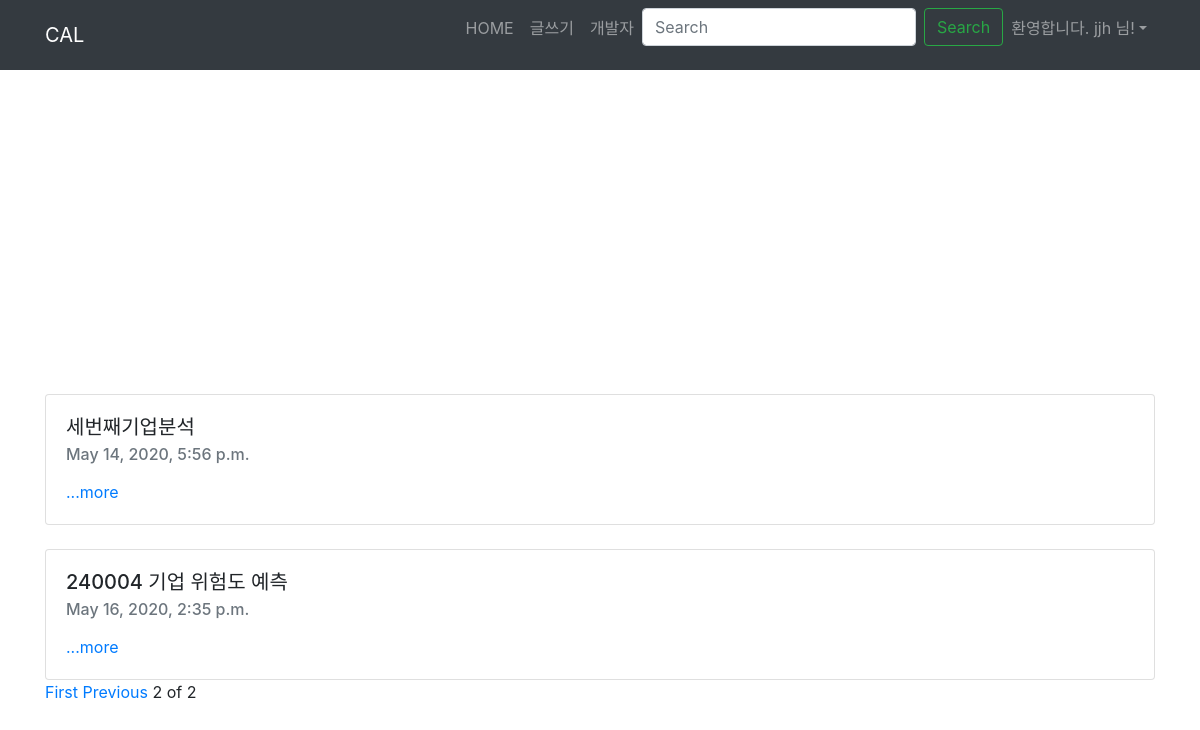
Page /?page=2 (signed in) on the committed database.
### blog/models.py (models this page shows)
class Blog(models.Model):
    title = models.CharField(max_length=200)
    pub_date = models.DateTimeField('date published')
    body = models.TextField()

### blog/views.py (the view)
# urls.py: path('', views.home, name='blog'),
def home(request):
    blogs = Blog.objects
    blog_list=Blog.objects.all()
    paginator = Paginator(blog_list,3)
    page = request.GET.get('page')
    posts = paginator.get_page(page)
    return render(request,'blog/home.html',{'blogs':blogs,'posts':posts})

### blog/templates/blog/home.html (shortened to what this page needs)
{% extends 'base.html' %}
{% block content %}
<!DOCTYPE html>
<html>
<head>
</head>
<body>
<div id="map" style="width:100%;height:300px;"></div>
</body>
</html>
{% for blog in posts %}
  <br>
  <div class="card">
      <div class="card-body">
          <h5 class="card-title">{{blog.title}}</h5>
          <h6 class="card-subtitle mb-2 text-muted">{{blog.pub_date}}</h6>
          <a href="{%url 'detail' blog.id%}" class="card-link">...more</a>
      </div>
  </div>
  {%endfor%}
  {%if posts.has_previous%}
  <a href="?page=1">First</a>
  <a href="?page={{posts.previous_page_number}}">Previous</a>
  {%endif%}
  <span>{{posts.number}}</span>
  <span>of</span>
  <span>{{posts.paginator.num_pages}}</span>
{% endblock %}

### secondproject/templates/base.html (shortened to what this page needs)
<link rel="stylesheet" href="//unpkg.com/bootstrap@4/dist/css/bootstrap.min.css">
<body>
    <nav class="navbar navbar-expand-lg navbar-dark bg-dark">
        <div class="container">
            <a class="navbar-brand" href="{% url 'blog' %}">CAL</a>
            <div class="collapse navbar-collapse" id="navbarNavAltMarkup">
              <ul class="navbar-nav ml-auto">
                  <li class="nav-item">
                    <a class="nav-item nav-link" href="{% url 'home'%}">HOME</a>
                  </li>
                  <li class="nav-item">
                    <a class="nav-item nav-link" href="{% url 'nowblog' %}">글쓰기</a>
                  </li>
                  <li class="nav-item">
                    <a class="nav-item nav-link" href="{% url 'portfolio' %}">개발자</a>
                  </li>
                  <form class="form-inline">
                    <input class="form-control mr-sm-2" type="search" placeholder="Search" aria-label="Search">
                    <button class="btn btn-outline-success my-2 my-sm-0" type="submit">Search</button>
                    </form>
            {% if user.is_authenticated %}
                    <li class="nav-item dropdown">
                        <a class="nav-link dropdown-toggle" id="navbarDropdown" role="button" data-toggle="dropdown"
                            aria-haspopup="true" aria-expanded="false">환영합니다. {{ user.username }} 님!</a>
                    </li>
                    {% endif %}
                </ul>
            </div>
        </div>
    </nav>
</body>
<div class="container">
{% block content %}
{% endblock %}
</div>

### rows in the picture
Blog: title "세번째기업분석", pub_date "May 14, 2020, 5:56 p.m."
Blog: title "240004 기업 위험도 예측", pub_date "May 16, 2020, 2:35 p.m."

### other values in the picture
{{ user.username }} "jjh"
{{ posts.number }} "2"
{{ posts.paginator.num_pages }} "2"
